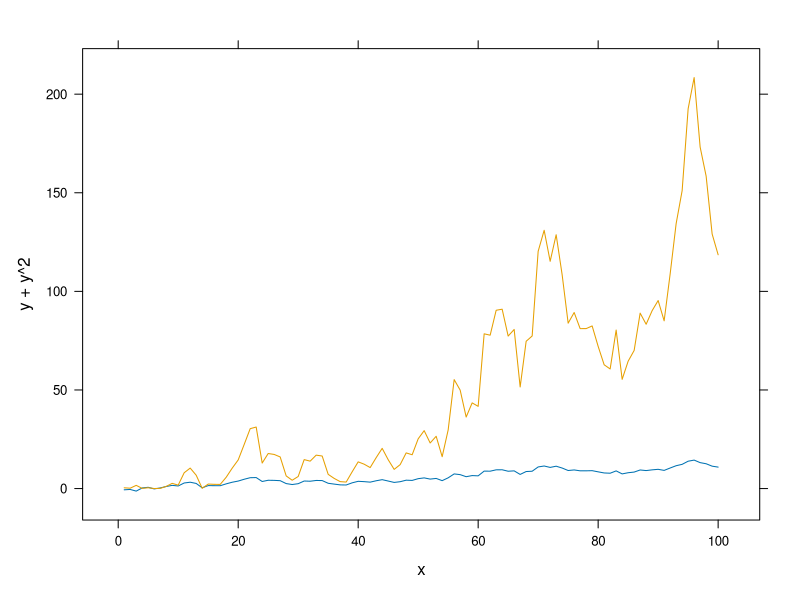
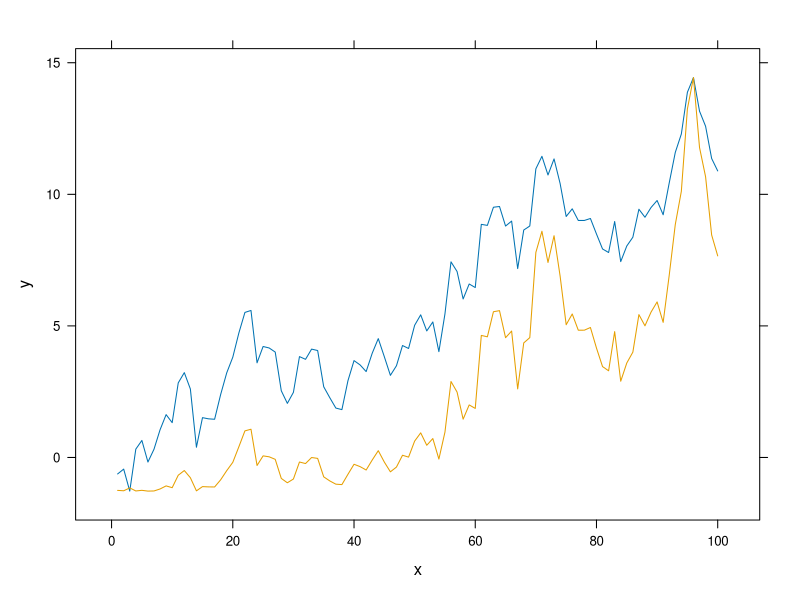
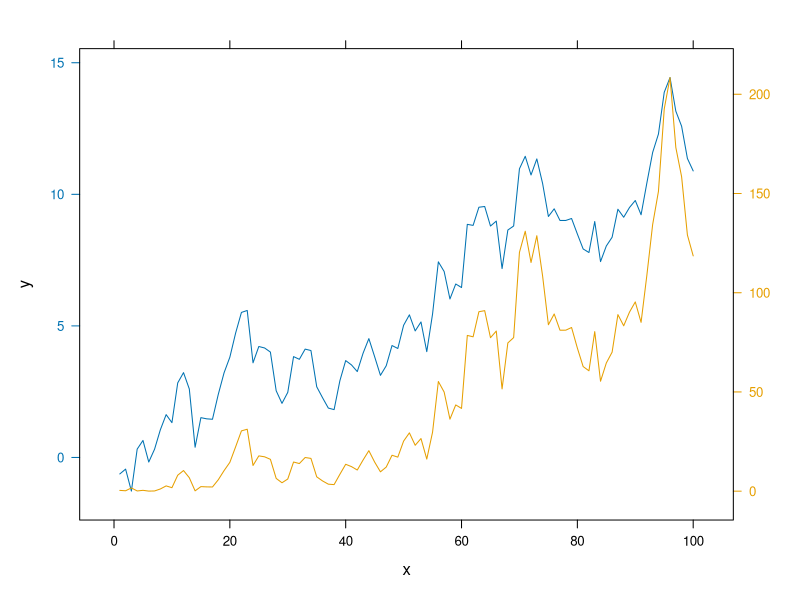
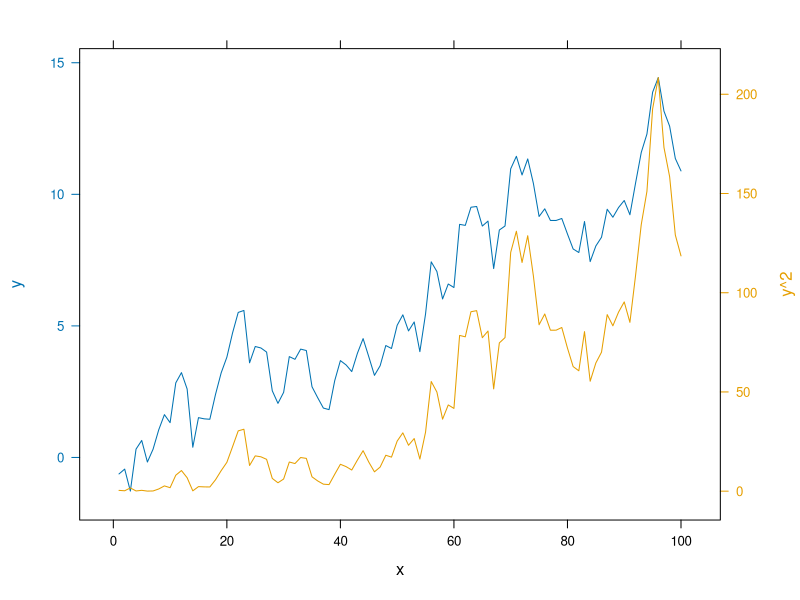
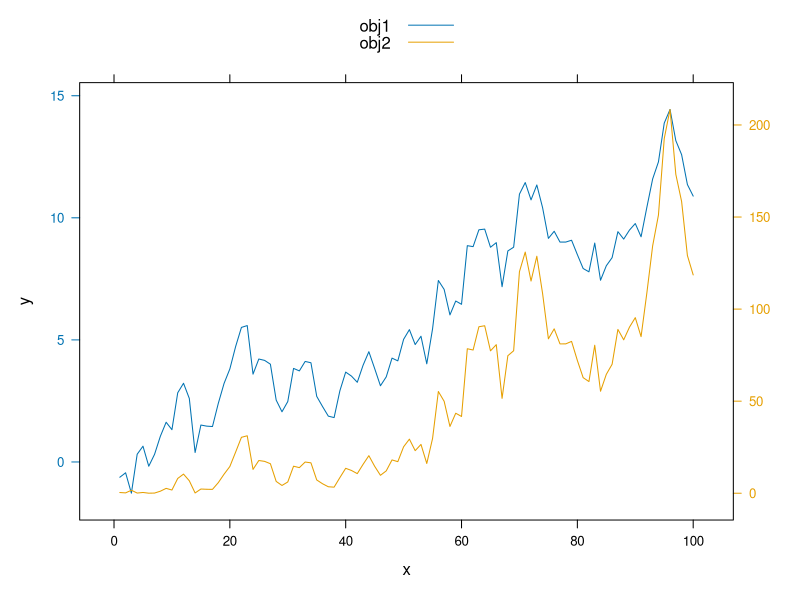
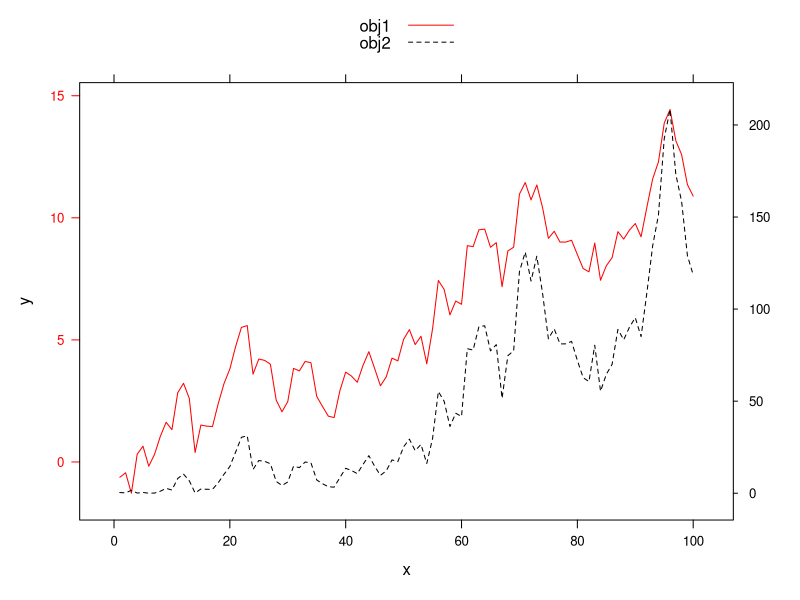
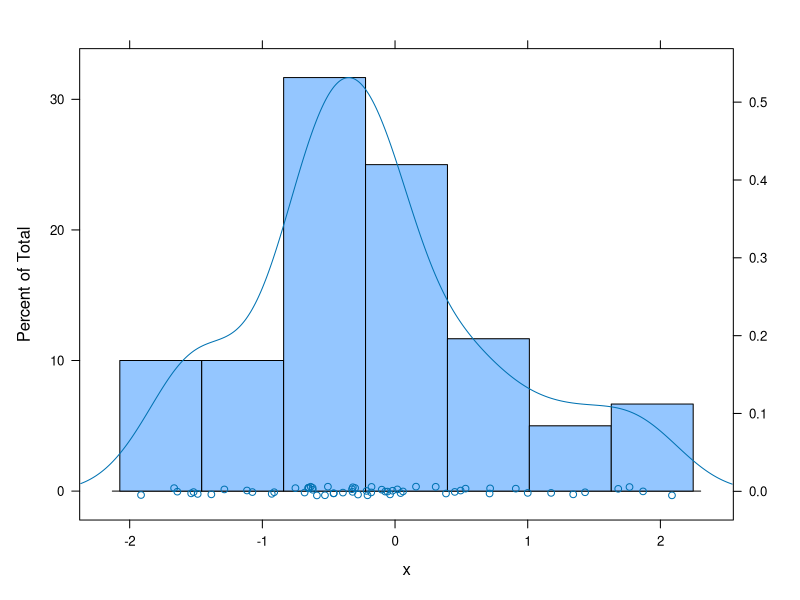
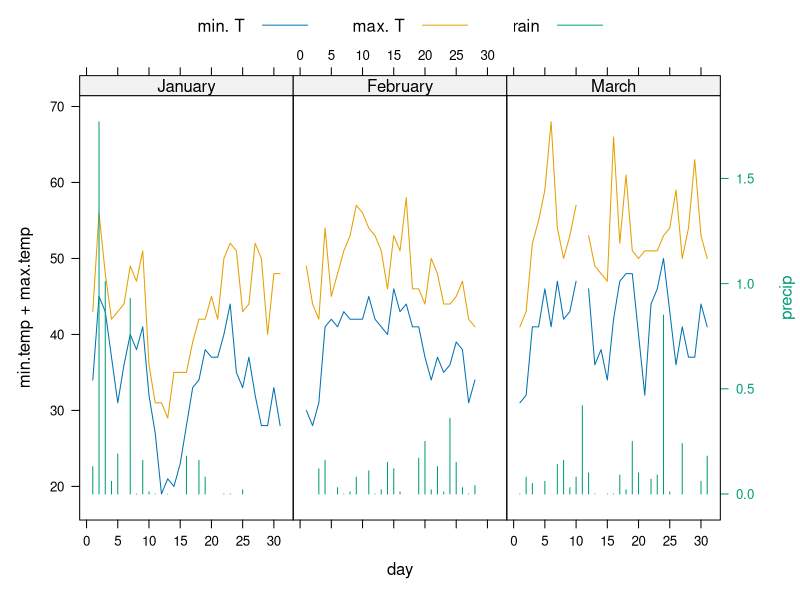

The R script that drew these images, in order:
library(latticeExtra)


### Name: doubleYScale
### Title: Draw two plot series with different y scales
### Aliases: doubleYScale
### Keywords: aplot

### ** Examples

set.seed(1)
foo <- list(x = 1:100, y = cumsum(rnorm(100)))
## show original data
xyplot(y + y^2 ~ x, foo, type = "l")
## construct separate plots for each series
obj1 <- xyplot(y ~ x, foo, type = "l")
obj2 <- xyplot(y^2 ~ x, foo, type = "l")
## simple case: no axis for the overlaid plot
doubleYScale(obj1, obj2, add.axis = FALSE)
## draw second y axis
doubleYScale(obj1, obj2)
## ...with second ylab
doubleYScale(obj1, obj2, add.ylab2 = TRUE)
## ...or with a key
doubleYScale(obj1, obj2, text = c("obj1", "obj2"))
## ...with custom styles
update(doubleYScale(obj1, obj2, text = c("obj1", "obj2")),
  par.settings = simpleTheme(col = c('red','black'), lty = 1:2))

## different plot types
x <- rnorm(60)
doubleYScale(histogram(x), densityplot(x), use.style = FALSE)
## (but see ?as.layer for a better way to do this)

## multi-panel example
## a variant of Figure 5.13 from Sarkar (2008)
## http://lmdvr.r-forge.r-project.org/figures/figures.html?chapter=05;figure=05_13
data(SeatacWeather)
temp <- xyplot(min.temp + max.temp ~ day | month,
               data = SeatacWeather, type = "l", layout = c(3, 1))
rain <- xyplot(precip ~ day | month, data = SeatacWeather, type = "h")

doubleYScale(temp, rain, style1 = 0, style2 = 3, add.ylab2 = TRUE,
   text = c("min. T", "max. T", "rain"), columns = 3)

## re-plot with different styles
update(trellis.last.object(),
   par.settings = simpleTheme(col = c("black", "red", "blue")))
